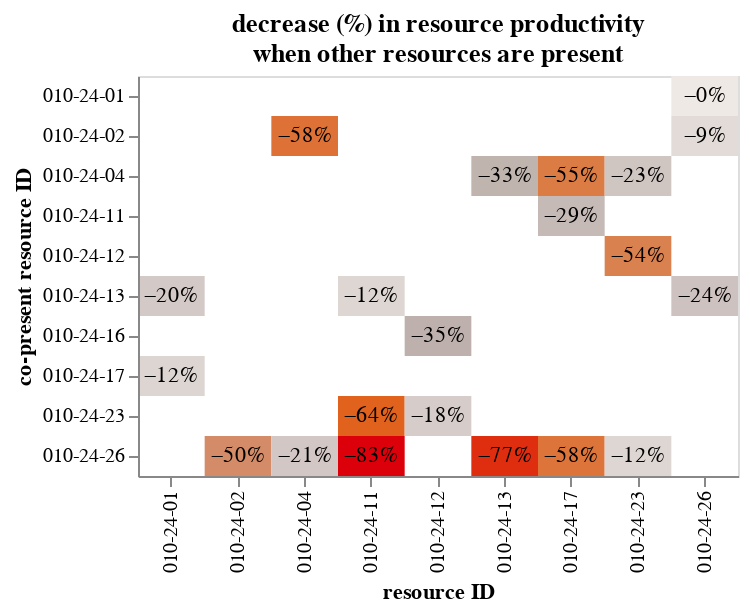

Source (notebook cell):
### Code cell
alt.hconcat(
    # workload_chart, 
    productivity_chart_neg
).resolve_scale(x='independent', y='independent', color='independent')

### Figure 1 — Vega specification as saved in the notebook (floating-point values rounded to 4 significant figures)
{"$schema": "https://vega.github.io/schema/vega/v5.json", "data": [{"name": "source_1", "values": [{"copresent_resource": "010-24-13", "productivity_diff_pct": -0.1999, "resource": "010-24-01"}, {"copresent_resource": "010-24-17", "productivity_diff_pct": -0.1221, "resource": "010-24-01"}, {"copresent_resource": "010-24-26", "productivity_diff_pct": -0.4981, "resource": "010-24-02"}, {"copresent_resource": "010-24-02", "productivity_diff_pct": -0.5849, "resource": "010-24-04"}, {"copresent_resource": "010-24-26", "productivity_diff_pct": -0.2107, "resource": "010-24-04"}, {"copresent_resource": "010-24-13", "productivity_diff_pct": -0.1176, "resource": "010-24-11"}, {"copresent_resource": "010-24-23", "productivity_diff_pct": -0.6391, "resource": "010-24-11"}, {"copresent_resource": "010-24-26", "productivity_diff_pct": -0.8333, "resource": "010-24-11"}, {"copresent_resource": "010-24-16", "productivity_diff_pct": -0.3503, "resource": "010-24-12"}, {"copresent_resource": "010-24-23", "productivity_diff_pct": -0.1779, "resource": "010-24-12"}, {"copresent_resource": "010-24-04", "productivity_diff_pct": -0.3349, "resource": "010-24-13"}, {"copresent_resource": "010-24-26", "productivity_diff_pct": -0.768, "resource": "010-24-13"}, {"copresent_resource": "010-24-04", "productivity_diff_pct": -0.5525, "resource": "010-24-17"}, {"copresent_resource": "010-24-11", "productivity_diff_pct": -0.295, "resource": "010-24-17"}, {"copresent_resource": "010-24-26", "productivity_diff_pct": -0.5759, "resource": "010-24-17"}, {"copresent_resource": "010-24-04", "productivity_diff_pct": -0.2293, "resource": "010-24-23"}, {"copresent_resource": "010-24-12", "productivity_diff_pct": -0.5368, "resource": "010-24-23"}, {"copresent_resource": "010-24-26", "productivity_diff_pct": -0.1169, "resource": "010-24-23"}, {"copresent_resource": "010-24-01", "productivity_diff_pct": -0.001588, "resource": "010-24-26"}, {"copresent_resource": "010-24-02", "productivity_diff_pct": -0.09006, "resource": "010-24-26"}, {"copresent_resource": "010-24-13", "productivity_diff_pct": -0.2434, "resource": "010-24-26"}]}, {"name": "source_0", "values": [{"copresent_resource": "010-24-13", "productivity_diff_pct": -0.1999, "productivity_w": 0.04814, "productivity_wo": 0.06017, "resource": "010-24-01"}, {"copresent_resource": "010-24-17", "productivity_diff_pct": -0.1221, "productivity_w": 0.05191, "productivity_wo": 0.05913, "resource": "010-24-01"}, {"copresent_resource": "010-24-26", "productivity_diff_pct": -0.4981, "productivity_w": 0.01887, "productivity_wo": 0.03759, "resource": "010-24-02"}, {"copresent_resource": "010-24-02", "productivity_diff_pct": -0.5849, "productivity_w": 0.02047, "productivity_wo": 0.04931, "resource": "010-24-04"}, {"copresent_resource": "010-24-26", "productivity_diff_pct": -0.2107, "productivity_w": 0.0443, "productivity_wo": 0.05612, "resource": "010-24-04"}, {"copresent_resource": "010-24-13", "productivity_diff_pct": -0.1176, "productivity_w": 0.1765, "productivity_wo": 0.2, "resource": "010-24-11"}, {"copresent_resource": "010-24-23", "productivity_diff_pct": -0.6391, "productivity_w": 0.07692, "productivity_wo": 0.2131, "resource": "010-24-11"}, {"copresent_resource": "010-24-26", "productivity_diff_pct": -0.8333, "productivity_w": 0.1667, "productivity_wo": 1.0, "resource": "010-24-11"}, {"copresent_resource": "010-24-16", "productivity_diff_pct": -0.3503, "productivity_w": 0.03597, "productivity_wo": 0.05537, "resource": "010-24-12"}, {"copresent_resource": "010-24-23", "productivity_diff_pct": -0.1779, "productivity_w": 0.04167, "productivity_wo": 0.05068, "resource": "010-24-12"}, {"copresent_resource": "010-24-04", "productivity_diff_pct": -0.3349, "productivity_w": 0.0641, "productivity_wo": 0.09639, "resource": "010-24-13"}, {"copresent_resource": "010-24-26", "productivity_diff_pct": -0.768, "productivity_w": 0.06767, "productivity_wo": 0.2917, "resource": "010-24-13"}, {"copresent_resource": "010-24-04", "productivity_diff_pct": -0.5525, "productivity_w": 0.04294, "productivity_wo": 0.09597, "resource": "010-24-17"}, {"copresent_resource": "010-24-11", "productivity_diff_pct": -0.295, "productivity_w": 0.06738, "productivity_wo": 0.09557, "resource": "010-24-17"}, {"copresent_resource": "010-24-26", "productivity_diff_pct": -0.5759, "productivity_w": 0.08596, "productivity_wo": 0.2027, "resource": "010-24-17"}, {"copresent_resource": "010-24-04", "productivity_diff_pct": -0.2293, "productivity_w": 0.04525, "productivity_wo": 0.05871, "resource": "010-24-23"}, {"copresent_resource": "010-24-12", "productivity_diff_pct": -0.5368, "productivity_w": 0.02717, "productivity_wo": 0.05867, "resource": "010-24-23"}, {"copresent_resource": "010-24-26", "productivity_diff_pct": -0.1169, "productivity_w": 0.05677, "productivity_wo": 0.06429, "resource": "010-24-23"}, {"copresent_resource": "010-24-01", "productivity_diff_pct": -0.001588, "productivity_w": 0.109, "productivity_wo": 0.1092, "resource": "010-24-26"}, {"copresent_resource": "010-24-02", "productivity_diff_pct": -0.09006, "productivity_w": 0.1006, "productivity_wo": 0.1105, "resource": "010-24-26"}, {"copresent_resource": "010-24-13", "productivity_diff_pct": -0.2434, "productivity_w": 0.08564, "productivity_wo": 0.1132, "resource": "010-24-26"}]}, {"name": "source_0_concat_0_x_domain_resource_0", "values": [{"resource": "010-24-01"}, {"resource": "010-24-02"}, {"resource": "010-24-04"}, {"resource": "010-24-11"}, {"resource": "010-24-12"}, {"resource": "010-24-13"}, {"resource": "010-24-17"}, {"resource": "010-24-23"}, {"resource": "010-24-26"}]}, {"name": "source_1_concat_0_x_domain_resource_1", "values": [{"resource": "010-24-01"}, {"resource": "010-24-02"}, {"resource": "010-24-04"}, {"resource": "010-24-11"}, {"resource": "010-24-12"}, {"resource": "010-24-13"}, {"resource": "010-24-17"}, {"resource": "010-24-23"}, {"resource": "010-24-26"}]}, {"name": "source_0_concat_0_y_domain_copresent_resource_0", "values": [{"copresent_resource": "010-24-13"}, {"copresent_resource": "010-24-17"}, {"copresent_resource": "010-24-26"}, {"copresent_resource": "010-24-02"}, {"copresent_resource": "010-24-23"}, {"copresent_resource": "010-24-16"}, {"copresent_resource": "010-24-04"}, {"copresent_resource": "010-24-11"}, {"copresent_resource": "010-24-12"}, {"copresent_resource": "010-24-01"}]}, {"name": "source_1_concat_0_y_domain_copresent_resource_1", "values": [{"copresent_resource": "010-24-13"}, {"copresent_resource": "010-24-17"}, {"copresent_resource": "010-24-26"}, {"copresent_resource": "010-24-02"}, {"copresent_resource": "010-24-23"}, {"copresent_resource": "010-24-16"}, {"copresent_resource": "010-24-04"}, {"copresent_resource": "010-24-11"}, {"copresent_resource": "010-24-12"}, {"copresent_resource": "010-24-01"}]}, {"name": "source_0_concat_0_color_domain_productivity_diff_pct", "values": [{"min": -0.8333, "max": -0.001588}]}], "signals": [{"name": "childWidth", "value": 300}], "marks": [{"type": "group", "name": "concat_0_group", "encode": {"update": {"width": {"signal": "childWidth"}, "height": {"signal": "height"}}}, "marks": [{"type": "rect", "name": "concat_0_layer_0_marks", "from": {"data": "source_0"}, "encode": {"update": {"description": {"signal": "\"resource ID: \" + (isValid(datum[\"resource\"]) ? datum[\"resource\"] : \"\"+datum[\"resource\"]) + \"; co-present resource ID: \" + (isValid(datum[\"copresent_resource\"]) ? datum[\"copresent_resource\"] : \"\"+datum[\"copresent_resource\"]) + \"; productivity_diff_pct: \" + (format(datum[\"productivity_diff_pct\"], \"\")) + \"; resource: \" + (isValid(datum[\"resource\"]) ? datum[\"resource\"] : \"\"+datum[\"resource\"]) + \"; copresent_resource: \" + (isValid(datum[\"copresent_resource\"]) ? datum[\"copresent_resource\"] : \"\"+datum[\"copresent_resource\"]) + \"; productivity_w: \" + (format(datum[\"productivity_w\"], \"\")) + \"; productivity_wo: \" + (format(datum[\"productivity_wo\"], \"\"))"}, "width": {"signal": "max(0.25, bandwidth('concat_0_x'))"}, "fill": {"field": "productivity_diff_pct", "scale": "concat_0_color"}, "y": {"field": "copresent_resource", "scale": "concat_0_y"}, "height": {"signal": "max(0.25, bandwidth('concat_0_y'))"}, "tooltip": {"signal": "{\"resource\": isValid(datum[\"resource\"]) ? datum[\"resource\"] : \"\"+datum[\"resource\"], \"copresent_resource\": isValid(datum[\"copresent_resource\"]) ? datum[\"copresent_resource\"] : \"\"+datum[\"copresent_resource\"], \"productivity_w\": format(datum[\"productivity_w\"], \"\"), \"productivity_wo\": format(datum[\"productivity_wo\"], \"\"), \"productivity_diff_pct\": format(datum[\"productivity_diff_pct\"], \"\")}"}, "x": {"field": "resource", "scale": "concat_0_x"}}}, "style": ["rect"]}, {"type": "text", "name": "concat_0_layer_1_marks", "from": {"data": "source_1"}, "encode": {"update": {"y": {"field": "copresent_resource", "scale": "concat_0_y", "band": 0.5}, "align": {"value": "center"}, "text": {"signal": "format(datum[\"productivity_diff_pct\"], \"+.0%\")"}, "baseline": {"value": "middle"}, "description": {"signal": "\"resource ID: \" + (isValid(datum[\"resource\"]) ? datum[\"resource\"] : \"\"+datum[\"resource\"]) + \"; co-present resource ID: \" + (isValid(datum[\"copresent_resource\"]) ? datum[\"copresent_resource\"] : \"\"+datum[\"copresent_resource\"]) + \"; productivity_diff_pct: \" + (format(datum[\"productivity_diff_pct\"], \"+.0%\"))"}, "fill": {"value": "black"}, "x": {"field": "resource", "scale": "concat_0_x", "band": 0.5}}}, "style": ["text"]}], "axes": [{"scale": "concat_0_x", "grid": false, "labelAlign": "right", "labelAngle": 270, "title": "resource ID", "orient": "bottom", "labelBaseline": "middle", "zindex": 1}, {"scale": "concat_0_y", "orient": "left", "grid": false, "zindex": 1, "title": "co-present resource ID"}], "title": {"text": ["decrease (%) in resource productivity", "when other resources are present"], "frame": "group"}, "style": "cell"}], "scales": [{"name": "concat_0_x", "type": "band", "domain": {"fields": [{"data": "source_0_concat_0_x_domain_resource_0", "field": "resource"}, {"data": "source_1_concat_0_x_domain_resource_1", "field": "resource"}], "sort": true}, "range": [0, {"signal": "childWidth"}], "paddingOuter": 0, "paddingInner": 0}, {"name": "concat_0_y", "type": "band", "domain": {"fields": [{"data": "source_0_concat_0_y_domain_copresent_resource_0", "field": "copresent_resource"}, {"data": "source_1_concat_0_y_domain_copresent_resource_1", "field": "copresent_resource"}], "sort": true}, "range": [0, {"signal": "height"}], "paddingInner": 0, "paddingOuter": 0}, {"name": "concat_0_color", "type": "linear", "domain": [{"signal": "(data(\"source_0_concat_0_color_domain_productivity_diff_pct\")[0] || {}).min"}, {"signal": "(data(\"source_0_concat_0_color_domain_productivity_diff_pct\")[0] || {}).max"}], "range": {"scheme": "lightgreyred"}, "reverse": true, "interpolate": "hcl", "zero": false}], "layout": {"padding": 20, "bounds": "full", "align": "each"}, "background": "white", "height": 200, "padding": 5}
